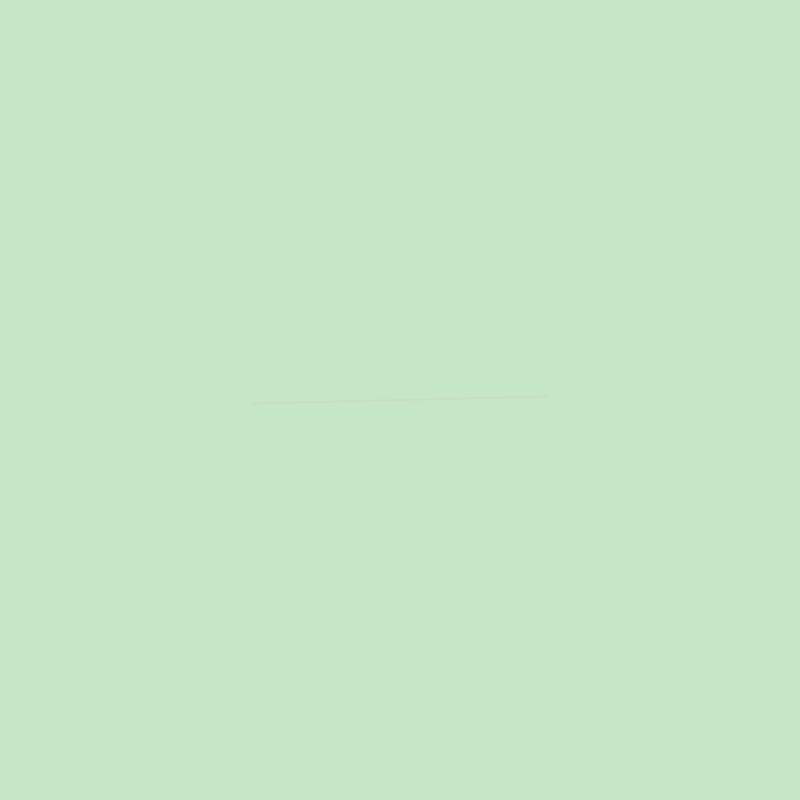
Frame 1 (no input)
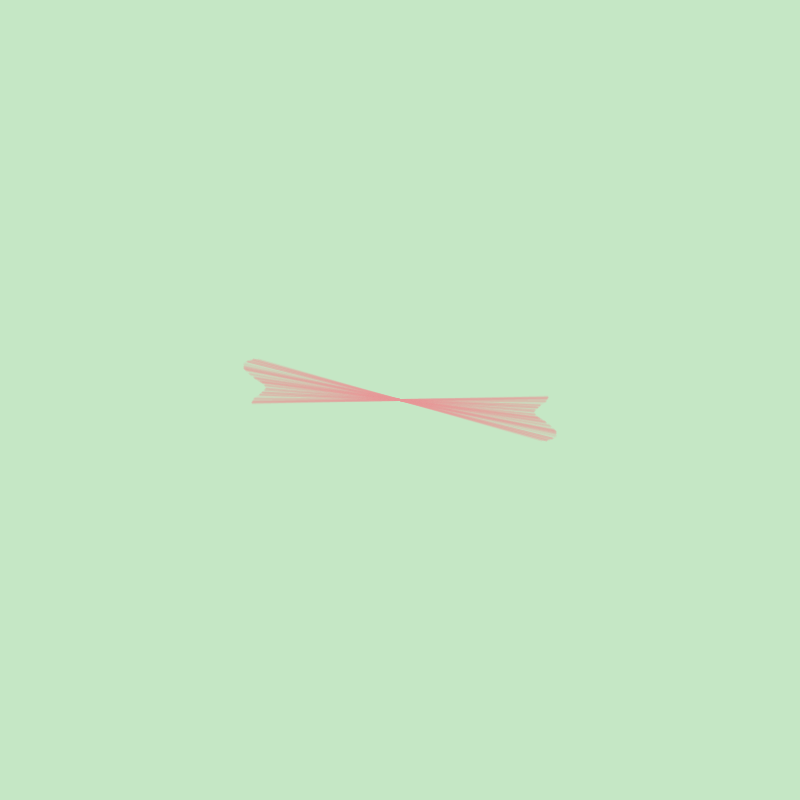
Frame 60 (the mouse pressed at the canvas centre just before this capture)
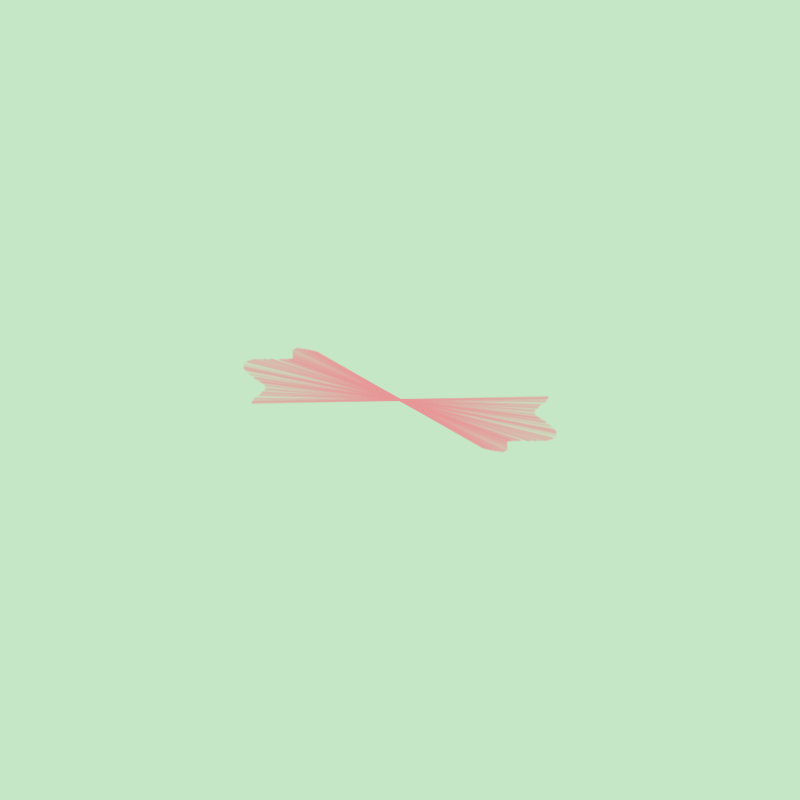
Frame 120 (the mouse held since frame 60 and released just before this capture)

The Processing sketch that drew these frames (run headless with seeded random() and noise(); from frame 60 on, the mouse is pressed at the canvas centre):

// Processing sketch: perlin_noise_clock
// ── perlin_noise_clock.pde
/*
 ITP Unconference Generative Algorithm Workshop by Liu Chang
 1.18.2017 @ITP Unconference, New York
 
 Below is a code example for the exercise section.
 Only for education purpose.
 
 Workshop Repo: github.com/CICILIU/Generative-Algorithm-with-Video-Feed
 Website: www.liuchang.work/
 
 */
float angnoise, radiusnoise;
float xnoise, ynoise;
float angle = -PI/2;
float radius;

void setup() {
  size(800, 800);
  smooth();
  frameRate(30);
  background(197, 231, 197);
  //noFill();
  angnoise = 10;
  radiusnoise = 10;
  xnoise = 10;
  ynoise = random(10);
}

void draw() {
  radiusnoise += 0.005; 
  radius = noise(radiusnoise) *500;
  angnoise += 0.005;
  angle += noise(angnoise) ;
  if (angle > 360) { 
    angle -= 360;
  }
  if (angle < 0) { 
    angle += 360;
  }
  xnoise += 0.01;
  ynoise += 0.01;
  float centerX = width/2  ;
  float centerY = height/2  ;//change the center point
  float rad = radians(angle);
  float opprad = rad + PI;
  float x1 = centerX + (radius * cos(rad));
  float y1 = centerY + (radius * sin(rad));

  float x2 = centerX + (radius * cos(opprad));
  float y2 = centerY + (radius * sin(opprad));

  stroke(231, 151, 151, random(125));
  strokeWeight(2);
  line(x1, y1, x2, y2);
}
